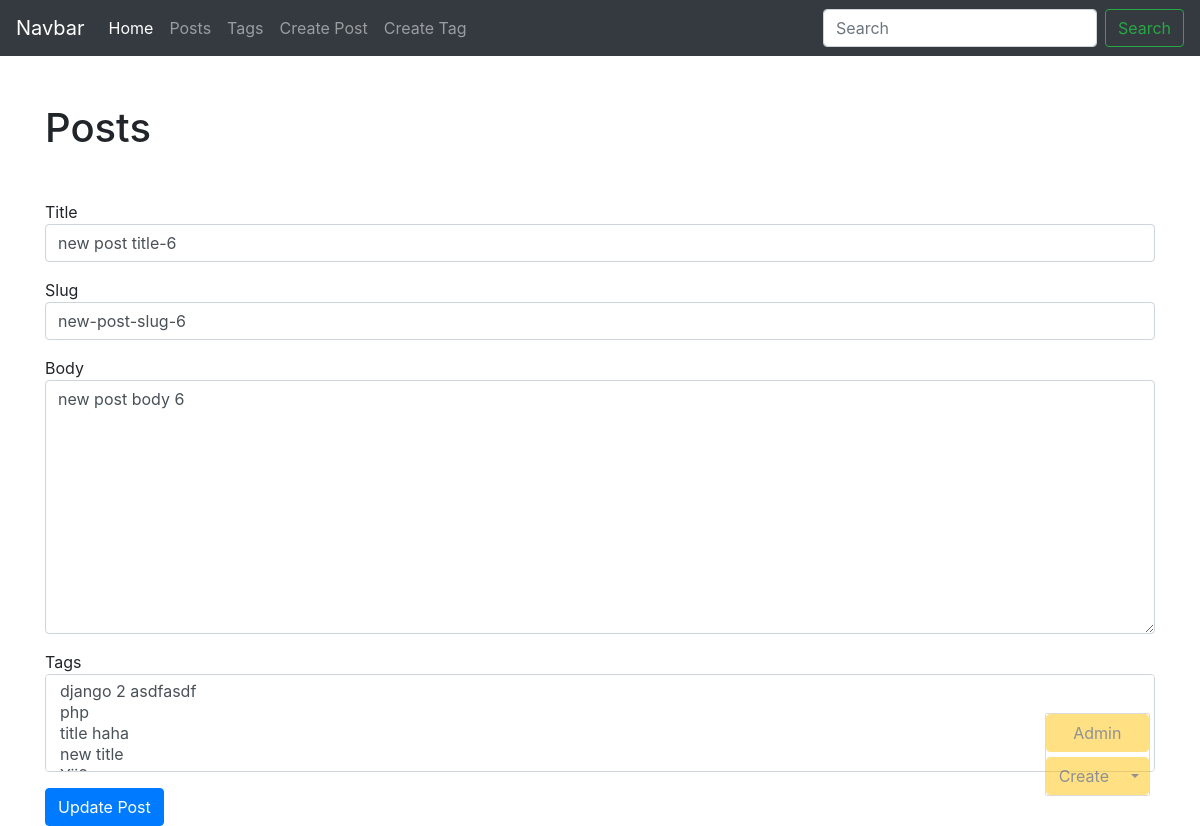
The page /blog/post/new-post-slug-6/update/ (signed in) on the database as committed earlier.
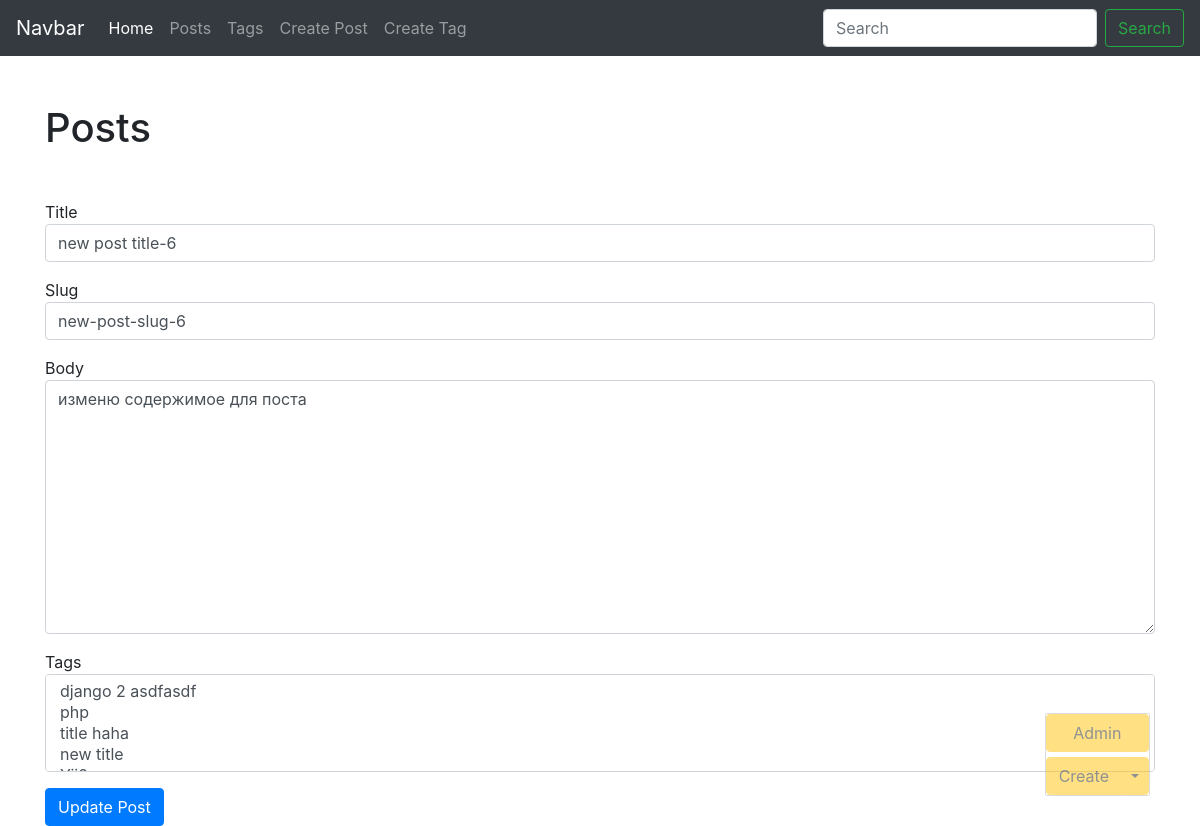
The same page on the database as committed later.
### blog/models.py (models this page shows, shortened)
class Post(models.Model):
    title = models.CharField(max_length=150, db_index=True)
    slug = models.CharField(max_length=150, unique=True)
    body = models.TextField(blank=True, db_index=True)
    date_pub = models.DateTimeField(auto_now_add=True)
    tags = models.ManyToManyField('Tag', blank=True, related_name='posts')

### blog/views.py (the view)
# urls.py: path('post/<str:slug>/update/', PostUpdate.as_view(), name='blog_post_update'),
class PostUpdate(LoginRequiredMixin, ObjectUpdateMixin, View):
    Form = PostForm
    template = 'blog/post_update.html'
    model = Post
    raise_exception = True

### blog/forms.py (shortened to what this page needs)
class PostForm(forms.ModelForm):
    class Meta:
        model = Post
        fields = ['title', 'slug', 'body', 'tags']
        widgets = {
            'title': forms.TextInput(attrs={'class': 'form-control'}),
            'slug': forms.TextInput(attrs={'class': 'form-control'}),
            'body': forms.Textarea(attrs={'class': 'form-control'}),
            'tags': forms.SelectMultiple(attrs={'class': 'form-control'}),
        }

### blog/models.py (called while the page is built)
    def __str__(self):
        return self.title

### blog/utils.py (called while the page is built)
    def get(self, request, slug):
        model = self.model.objects.get(slug__iexact=slug)
        form = self.Form(instance=model)
        return render(request, self.template, {'form': form, 'model': model})

### blog/templates/blog/post_update.html (shortened to what this page needs)
{% extends 'blog/base.html' %}
{% block content %}
  <form action="{{ model.blog_post_update }}" method="post">
    {% include 'blog/includes/_form.html' %}
    <button type="submit" class="btn btn-primary">Update Post</button>
  </form>
{% endblock %}

### blog/templates/blog/includes/_form.html (shortened to what this page needs)
{% for field in form %}
  <div class="form-group">
    {{ field.label }}
    {{ field }}
  </div>
{% endfor %}

Rows that differ between the two databases and show on the page:
changed Post "new post title-6": body "new post body 6" → "изменю содержимое для поста"
